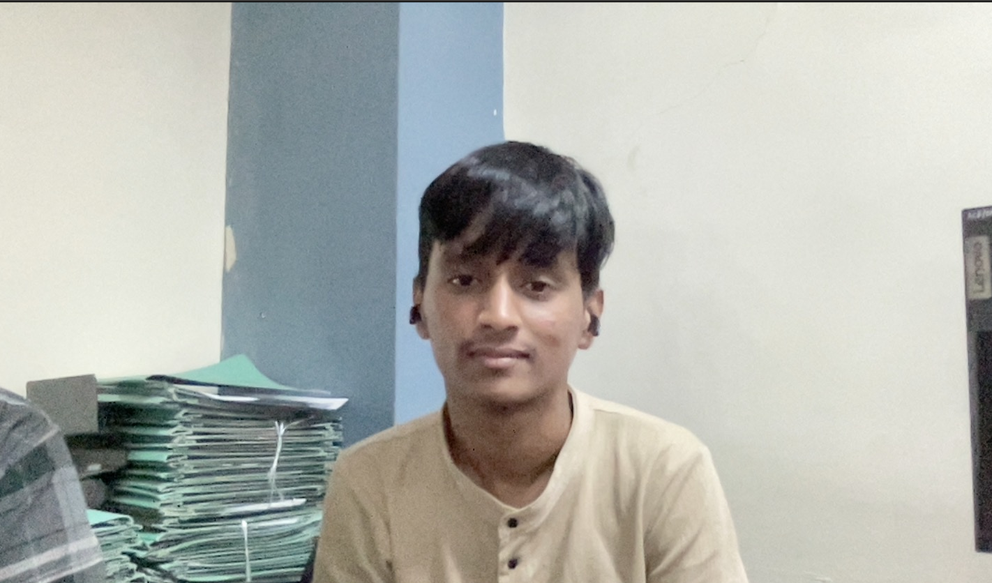
#> input picture Models/IntrusionDetection/images/faceNitesh.png, 992 x 583 px, shrunk from 1422 x 836 before the run
$ python enrollauthorizeduser.py
#> lines starting #> are read from the running program, lines starting #| are printed output that depends on the picture
import cv2
import pymongo

# Load the pre-trained face detection model
face_cascade = cv2.CascadeClassifier(cv2.data.haarcascades + 'haarcascade_frontalface_default.xml')
data_dir = "face_data/"

# Function to enroll authorized users and store data in MongoDB
def enroll_user(image_path, collection, face_count):
#> called with image_path = 'images/faceNitesh.png', collection = 'authorized_users', face_count = 0
    client = pymongo.MongoClient("mongodb+srv://nishant123:nishant123@firstproject.wami2av.mongodb.net/?retryWrites=true&w=majority&appName=firstproject")
    db = client["facial_recognition"]
    authorized_faces = db[collection]

    image = cv2.imread(image_path)
#> image is the input picture: shape (583, 992, 3); mean B, G, R 174.3, 180.2, 177.7
    gray = cv2.cvtColor(image, cv2.COLOR_BGR2GRAY)
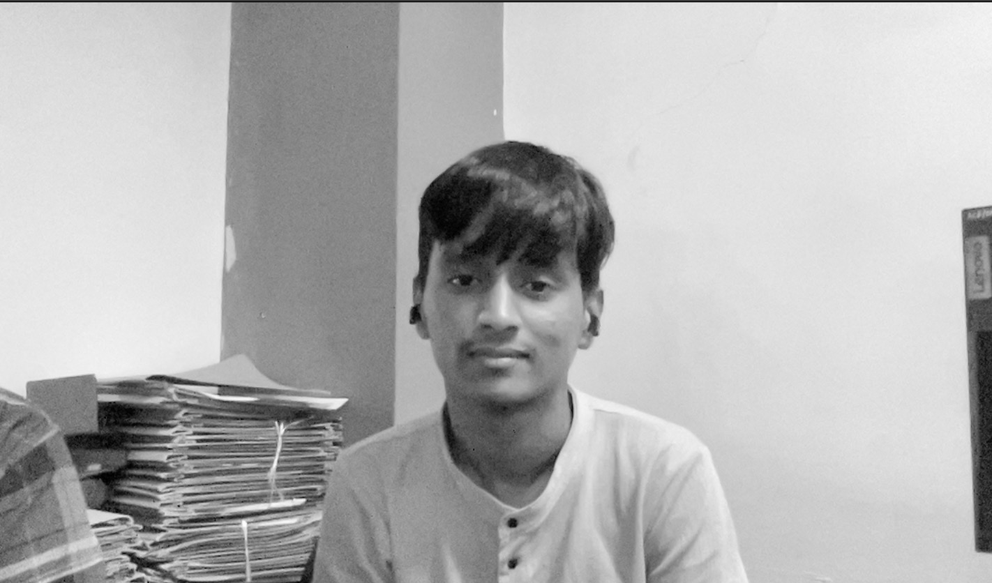
#> gray: shape (583, 992); min 0, max 254, mean 178.9
    faces = face_cascade.detectMultiScale(gray, scaleFactor=1.1, minNeighbors=5, minSize=(30, 30))
#> faces = [[404, 211, 195, 195]]

    if len(faces) > 0:
        for i, (x, y, w, h) in enumerate(faces):
            face_roi = gray[y:y+h, x:x+w]
            face_data = {'image_path': f"{data_dir}face_{face_count + i}.jpg", 'face': face_roi.tolist()}
            cv2.imwrite(f"{data_dir}face_{face_count + i}.jpg", face_roi)
            print("Face data saved:", face_data['image_path'])
#> this loop made 1 pass
#| Face data saved: face_data/face_0.jpg
#> pass 1, in enroll_user, `face_roi = gray[y:y+h, x:x+w]`:
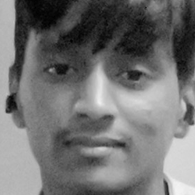
#> face_roi: shape (195, 195); min 0, max 243, mean 113

        return face_count + len(faces)
    else:
        return face_count

# Enrollment Phase - Load and store authorized users' faces in MongoDB
authorized_images = ['images/faceNitesh.png','images/faceNishant.png']
face_count = 0

for image_path in authorized_images:
    face_count = enroll_user(image_path, "authorized_users", face_count)
#> face_count = 1
#> pass 2 of the loop `for image_path in authorized_images:`:
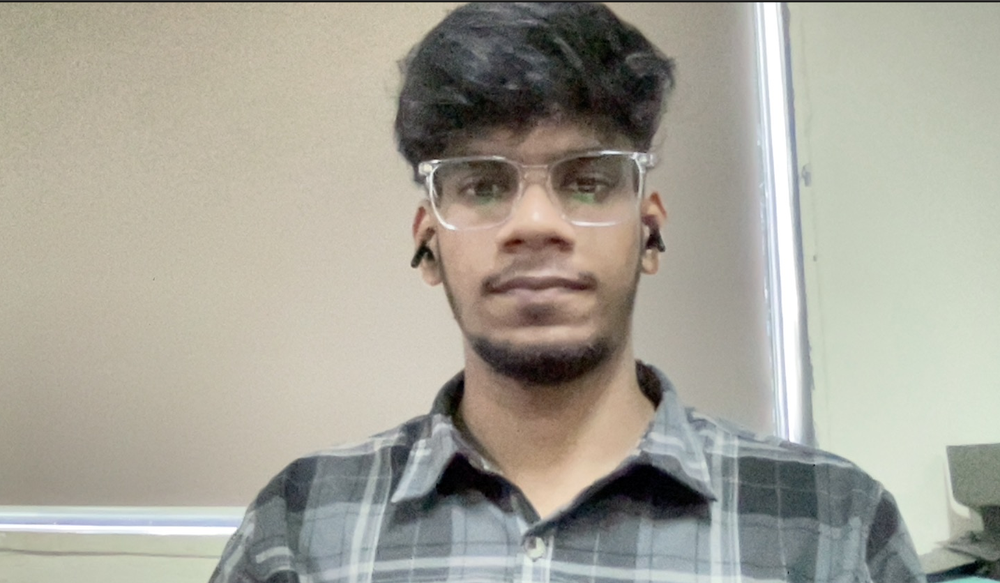
#> input picture Models/IntrusionDetection/images/faceNishant.png, 1000 x 583 px, shrunk from 1434 x 836 before the run
#> in enroll_user, image is the input picture: shape (583, 1000, 3); mean B, G, R 152.8, 163.9, 166.5
#> in enroll_user (call 2), `gray = cv2.cvtColor(image, cv2.COLOR_BGR2GRAY)`:
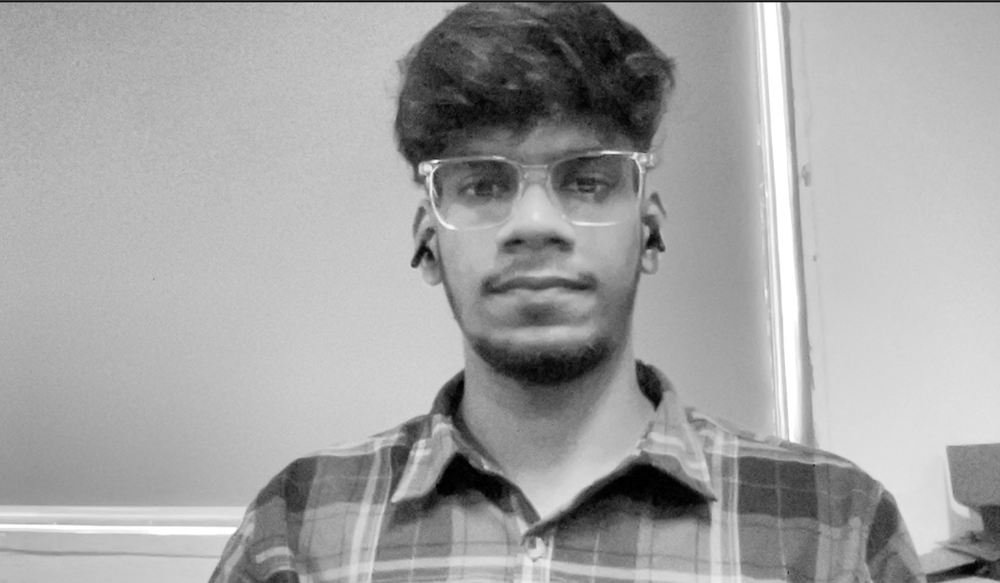
#> gray: shape (583, 1000); min 0, max 255, mean 163.4
#> faces = [[381, 60, 312, 312]]
#> the loop in enroll_user (call 2), `for i, (x, y, w, h) in enumerate(faces):` made 1 pass
#> (printed output is left out)
#> pass 1, in enroll_user (call 2), `face_roi = gray[y:y+h, x:x+w]`:
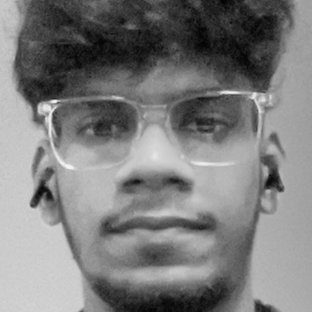
#> face_roi: shape (312, 312); min 2, max 246, mean 124.6
#> face_count = 2
